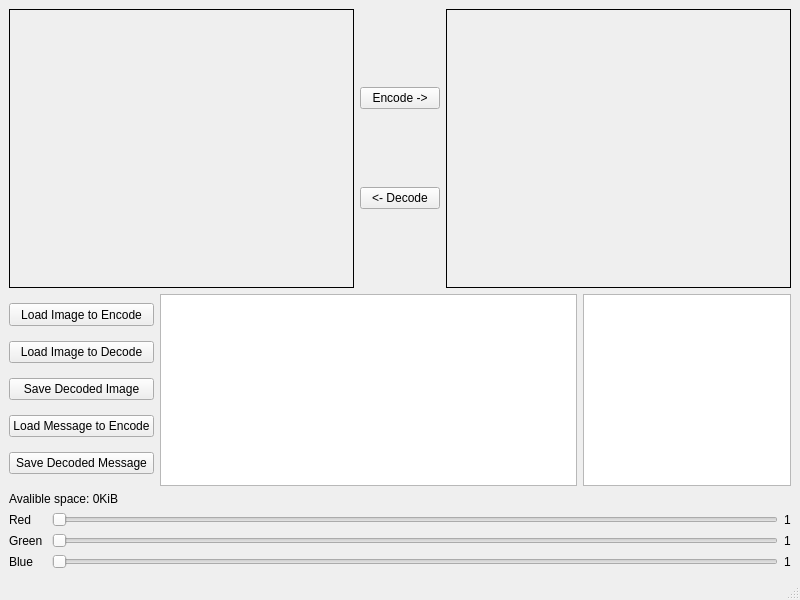
<?xml version="1.0" encoding="UTF-8"?>
<ui version="4.0">
 <class>MainWindow</class>
 <widget class="QMainWindow" name="MainWindow">
  <property name="enabled">
   <bool>true</bool>
  </property>
  <property name="geometry">
   <rect>
    <x>0</x>
    <y>0</y>
    <width>800</width>
    <height>600</height>
   </rect>
  </property>
  <property name="windowTitle">
   <string>Steganografia</string>
  </property>
  <widget class="QWidget" name="centralwidget">
   <property name="sizePolicy">
    <sizepolicy hsizetype="Expanding" vsizetype="Expanding">
     <horstretch>1</horstretch>
     <verstretch>1</verstretch>
    </sizepolicy>
   </property>
   <property name="minimumSize">
    <size>
     <width>800</width>
     <height>558</height>
    </size>
   </property>
   <layout class="QGridLayout" name="gridLayout">
    <item row="0" column="0">
     <layout class="QVBoxLayout" name="verticalLayout" stretch="1,0,0,0,0,0">
      <item>
       <layout class="QHBoxLayout" name="horizontalLayout" stretch="1,0,1">
        <property name="sizeConstraint">
         <enum>QLayout::SetMaximumSize</enum>
        </property>
        <item>
         <widget class="QLabel" name="lImageSource">
          <property name="frameShape">
           <enum>QFrame::Box</enum>
          </property>
          <property name="text">
           <string/>
          </property>
          <property name="alignment">
           <set>Qt::AlignCenter</set>
          </property>
         </widget>
        </item>
        <item>
         <layout class="QVBoxLayout" name="verticalLayout_2" stretch="0,0">
          <property name="spacing">
           <number>0</number>
          </property>
          <property name="sizeConstraint">
           <enum>QLayout::SetNoConstraint</enum>
          </property>
          <item>
           <widget class="QPushButton" name="bEncode">
            <property name="text">
             <string>Encode -&gt;</string>
            </property>
           </widget>
          </item>
          <item>
           <widget class="QPushButton" name="bDecode">
            <property name="text">
             <string>&lt;- Decode</string>
            </property>
           </widget>
          </item>
         </layout>
        </item>
        <item>
         <widget class="QLabel" name="lImageOutput">
          <property name="frameShape">
           <enum>QFrame::Box</enum>
          </property>
          <property name="frameShadow">
           <enum>QFrame::Plain</enum>
          </property>
          <property name="lineWidth">
           <number>1</number>
          </property>
          <property name="midLineWidth">
           <number>0</number>
          </property>
          <property name="text">
           <string/>
          </property>
          <property name="alignment">
           <set>Qt::AlignCenter</set>
          </property>
         </widget>
        </item>
       </layout>
      </item>
      <item>
       <layout class="QHBoxLayout" name="horizontalLayout_2" stretch="0,4,2">
        <property name="sizeConstraint">
         <enum>QLayout::SetDefaultConstraint</enum>
        </property>
        <item>
         <layout class="QGridLayout" name="gridLayout_3">
          <property name="sizeConstraint">
           <enum>QLayout::SetMaximumSize</enum>
          </property>
          <property name="rightMargin">
           <number>0</number>
          </property>
          <item row="4" column="0">
           <widget class="QPushButton" name="bSaveFileDecoded">
            <property name="text">
             <string>Save Decoded Image</string>
            </property>
           </widget>
          </item>
          <item row="6" column="0">
           <widget class="QPushButton" name="bSaveMessageDecoded">
            <property name="text">
             <string>Save Decoded Message</string>
            </property>
           </widget>
          </item>
          <item row="5" column="0">
           <widget class="QPushButton" name="bLoadMessageEncode">
            <property name="text">
             <string>Load Message to Encode</string>
            </property>
           </widget>
          </item>
          <item row="1" column="0">
           <widget class="QPushButton" name="bLoadFileDecode">
            <property name="text">
             <string>Load Image to Decode</string>
            </property>
           </widget>
          </item>
          <item row="0" column="0">
           <widget class="QPushButton" name="bLoadFileEncode">
            <property name="minimumSize">
             <size>
              <width>143</width>
              <height>23</height>
             </size>
            </property>
            <property name="text">
             <string>Load Image to Encode</string>
            </property>
           </widget>
          </item>
         </layout>
        </item>
        <item>
         <widget class="QTextEdit" name="textEdit"/>
        </item>
        <item>
         <widget class="QtCharts::QChartView" name="chartview"/>
        </item>
       </layout>
      </item>
      <item>
       <widget class="QLabel" name="label">
        <property name="text">
         <string>Avalible space: 0KiB</string>
        </property>
       </widget>
      </item>
      <item>
       <layout class="QHBoxLayout" name="horizontalLayout_4" stretch="0,0,0">
        <property name="rightMargin">
         <number>0</number>
        </property>
        <item>
         <widget class="QLabel" name="label_3">
          <property name="sizePolicy">
           <sizepolicy hsizetype="Preferred" vsizetype="Preferred">
            <horstretch>0</horstretch>
            <verstretch>0</verstretch>
           </sizepolicy>
          </property>
          <property name="minimumSize">
           <size>
            <width>37</width>
            <height>0</height>
           </size>
          </property>
          <property name="text">
           <string>Red</string>
          </property>
         </widget>
        </item>
        <item>
         <widget class="QSlider" name="sRed">
          <property name="minimum">
           <number>1</number>
          </property>
          <property name="maximum">
           <number>8</number>
          </property>
          <property name="pageStep">
           <number>8</number>
          </property>
          <property name="orientation">
           <enum>Qt::Horizontal</enum>
          </property>
         </widget>
        </item>
        <item>
         <widget class="QLabel" name="lValueRed">
          <property name="text">
           <string>1</string>
          </property>
         </widget>
        </item>
       </layout>
      </item>
      <item>
       <layout class="QHBoxLayout" name="horizontalLayout_5">
        <item>
         <widget class="QLabel" name="label_4">
          <property name="minimumSize">
           <size>
            <width>37</width>
            <height>0</height>
           </size>
          </property>
          <property name="text">
           <string>Green</string>
          </property>
         </widget>
        </item>
        <item>
         <widget class="QSlider" name="sGreen">
          <property name="minimum">
           <number>1</number>
          </property>
          <property name="maximum">
           <number>8</number>
          </property>
          <property name="pageStep">
           <number>8</number>
          </property>
          <property name="orientation">
           <enum>Qt::Horizontal</enum>
          </property>
         </widget>
        </item>
        <item>
         <widget class="QLabel" name="lValueGreen">
          <property name="text">
           <string>1</string>
          </property>
         </widget>
        </item>
       </layout>
      </item>
      <item>
       <layout class="QHBoxLayout" name="horizontalLayout_6">
        <item>
         <widget class="QLabel" name="label_5">
          <property name="enabled">
           <bool>true</bool>
          </property>
          <property name="minimumSize">
           <size>
            <width>37</width>
            <height>0</height>
           </size>
          </property>
          <property name="text">
           <string>Blue</string>
          </property>
         </widget>
        </item>
        <item>
         <widget class="QSlider" name="sBlue">
          <property name="minimum">
           <number>1</number>
          </property>
          <property name="maximum">
           <number>8</number>
          </property>
          <property name="pageStep">
           <number>8</number>
          </property>
          <property name="orientation">
           <enum>Qt::Horizontal</enum>
          </property>
         </widget>
        </item>
        <item>
         <widget class="QLabel" name="lValueBlue">
          <property name="text">
           <string>1</string>
          </property>
         </widget>
        </item>
       </layout>
      </item>
     </layout>
    </item>
   </layout>
  </widget>
  <widget class="QMenuBar" name="menubar">
   <property name="geometry">
    <rect>
     <x>0</x>
     <y>0</y>
     <width>800</width>
     <height>20</height>
    </rect>
   </property>
  </widget>
  <widget class="QStatusBar" name="statusbar"/>
 </widget>
 <customwidgets>
  <customwidget>
   <class>QtCharts::QChartView</class>
   <extends>QGraphicsView</extends>
   <header location="global">QtCharts/QChartView&gt;
#include &lt;QtCharts/chartsnamespace.h</header>
  </customwidget>
 </customwidgets>
 <resources/>
 <connections/>
</ui>
